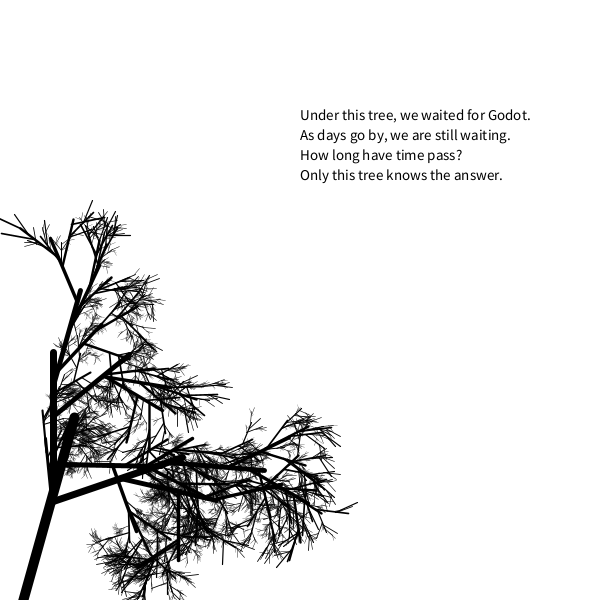
Frame 1 (no input)
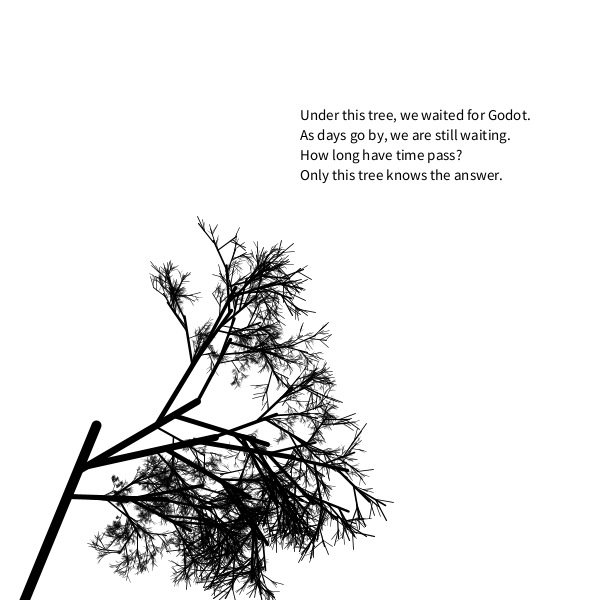
Frame 2 (the mouse pressed at the canvas centre, redrawn once)

The Processing sketch that drew these frames (run headless with seeded random() and noise(); the mouse was pressed at the canvas centre and the sketch redrawn once):

// Processing sketch: processing_95246
// ── processing_95246.pde

float theta = radians(60);


void setup() {
  size(600, 600);
  smooth();
  noLoop();
}

void draw()
{
  background(255);
  int i=120;
  fill(0);
  textSize(15);
  String s1 = "Under this tree, we waited for Godot.";
  text(s1, width/2, i);  // Text wraps within text box
  String s2 = "As days go by, we are still waiting.";
  text(s2, width/2, i+20);  // Text wraps within text box
  String s3 = "How long have time pass?";
  text(s3, width/2, i+40);  // Text wraps within text box
  String s4 = "Only this tree knows the answer.";
  text(s4, width/2, i+60);  // Text wraps within text box
  translate(20, height+10);
  branch(random(0.01,0.02));
}

void mouseClicked()
{
  redraw();
}

void branch(float len) {
  if (len <5 ) {
    rotate(random(0.2,0.5));
    strokeWeight(10);
    line(0, 0, 0, -height/3);

    pushMatrix();
    translate(0, -height/random(3,5));
    rotate(-theta+(random(2)));
    scale(0.7);
    strokeWeight(random(10));
    branch(len*3);
    popMatrix();

    pushMatrix();
    translate(0, -height/random(3,5));
    rotate(-theta+(random(2)));
    scale(0.5);
    strokeWeight(random(10));
    branch(len*2);
    popMatrix();
    
    pushMatrix();
    translate(0, -height/random(4,6));
    rotate(-theta+(random(2)));
    scale(0.7);
    strokeWeight(random(10));
    branch(len*2);
    popMatrix();
    
    pushMatrix();
    translate(0, -height/random(4,6));
    rotate(-theta+(random(2)));
    scale(0.3);
    strokeWeight(random(10));
    branch(len*2);
    popMatrix();
  }
}
